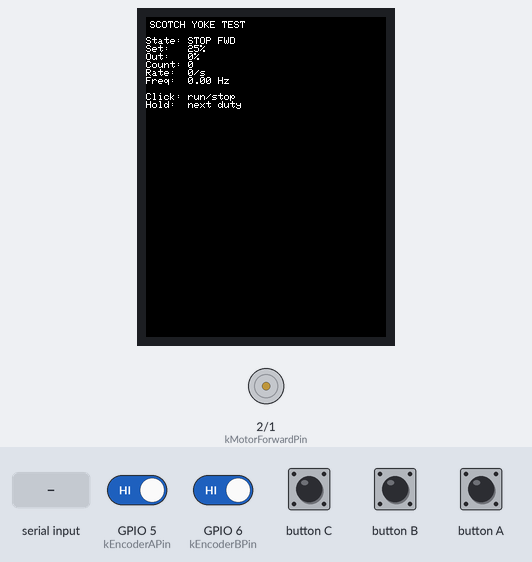
The program below on a simulated ESP32-S3. On the bench: 240×320 colour display, motor-driver pin pairs drawn as motors (green arrow = first pin HIGH = forward, orange = second pin HIGH = backward, longer = more drive). The test bench sets the inputs (shaded band); at power-on: GPIO 5 (kEncoderAPin) HIGH, GPIO 6 (kEncoderBPin) HIGH. What the program prints to the serial monitor is not drawn.

Above: at 1.6 s.
1.7 s: button A pressed for 0.15 s
2.4 s: "r90\n" received over Serial
At 2.79 s:
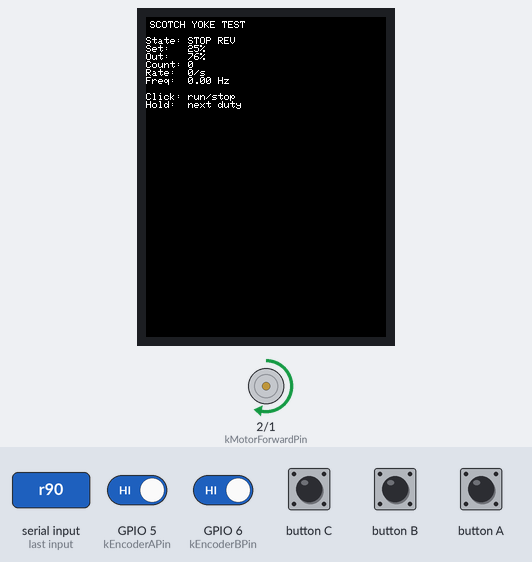
5.2 s: "g90\n" received over Serial
At 5.7 s:
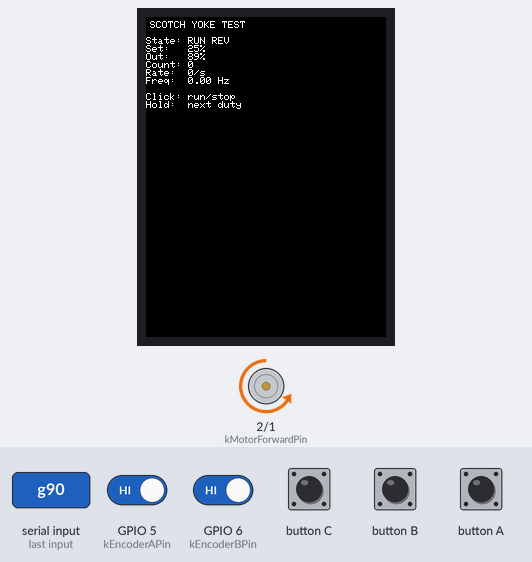
7.9 s: "g,45\n" received over Serial
At 8.81 s:
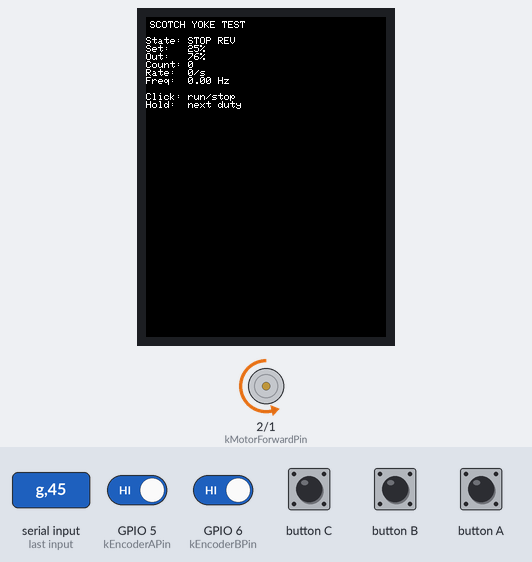
10.9 s: GPIO 5 (kEncoderAPin) driven LOW
At 12.4 s:
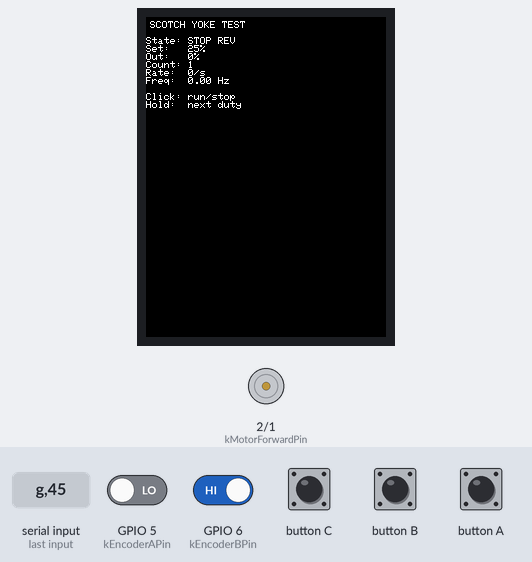
13.9 s: GPIO 6 (kEncoderBPin) driven LOW
Timing chart, 0 to 16.9 s (numbered marks = the images above; inputs shaded):
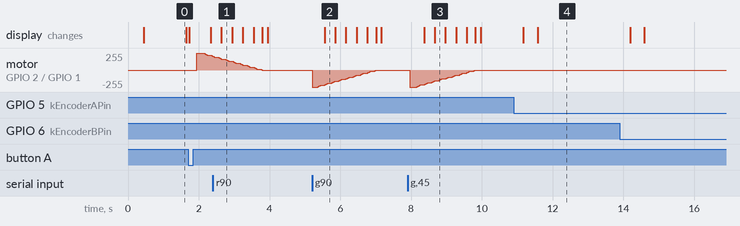

The program:

main.cpp
```cpp
#include <Arduino.h>
#include <M5Unified.h>

// Scotch yoke bench test: AtomS3 + akita11 HbridgeS_UNIT + N20 motor with encoder.
//   Button click : run / stop
//   Button hold  : next duty preset
//   Serial       : "g" run, "s" stop, "f" forward, "r" reverse, "0".."255" duty
//                  "p HI LO" duty HI for the first half turn and LO for the second, "p" off
//                  "c" record a timestamp at every encoder edge, "d" dump the record as CSV
//                  "b 1" brake during PWM off-time, "b 0" coast (default)

namespace {
constexpr uint8_t kMotorForwardPin = 2;  // Grove yellow: MF
constexpr uint8_t kMotorReversePin = 1;  // Grove white: MR
constexpr uint8_t kEncoderAPin = 5;
constexpr uint8_t kEncoderBPin = 6;

// AtomS3 uses LEDC channel 7 for the display backlight.
constexpr uint8_t kMotorForwardPwmChannel = 0;
constexpr uint8_t kMotorReversePwmChannel = 1;
constexpr uint8_t kPwmResolutionBits = 8;
constexpr uint32_t kPwmFrequencyHz = 20000;
constexpr uint32_t kDirectionDeadTimeUs = 100;

// Ramp the duty instead of stepping it, so the yoke is not jerked at start/stop.
constexpr uint8_t kRampStep = 3;
constexpr uint32_t kRampIntervalMs = 10;  // 0 -> 255 in about 0.9 s

// The loaded yoke does not start below ~70% duty, but keeps turning at lower duty
// once moving. Kick at full duty for a moment, then ramp down to the set duty.
constexpr uint8_t kKickDuty = 255;
constexpr uint32_t kKickMs = 150;

// Stop when the encoder does not move for this many rate windows while driven.
constexpr uint8_t kStallWindows = 2;

constexpr uint8_t kDutyPresets[] = {64, 96, 128, 192, 255};
constexpr uint32_t kHoldMs = 800;

// Counts per output-shaft revolution (x4 quadrature). 0 = unknown, show counts/s only.
// Measured 2026-10-15: 10 crank turns by hand = 2713 counts.
constexpr int32_t kEncoderCountsPerRev = 271;
// Second run gave 2710; the profile uses the mean so the half-turn boundary drifts less.
constexpr float kEncoderCountsPerRevExact = 271.15F;

// One entry per encoder edge. 12000 edges = about 2.2 s at full speed, 8 s at 5 Hz.
constexpr size_t kCaptureCapacity = 12000;
constexpr size_t kDutyEventCapacity = 2000;

constexpr uint32_t kRateIntervalMs = 500;
constexpr uint32_t kDisplayIntervalMs = 200;

enum class Direction : uint8_t {
  Forward,
  Reverse,
};

portMUX_TYPE g_encoderMux = portMUX_INITIALIZER_UNLOCKED;
volatile int32_t g_encoderCount = 0;
volatile uint8_t g_previousEncoderState = 0;

bool g_running = false;
Direction g_direction = Direction::Forward;
Direction g_requestedDirection = Direction::Forward;
uint8_t g_presetIndex = 0;
uint8_t g_setDuty = kDutyPresets[0];
uint8_t g_appliedDuty = 0;

int32_t g_countsPerSecond = 0;
int32_t g_previousRateCount = 0;
uint32_t g_lastRateAtMs = 0;
uint32_t g_lastRampAtMs = 0;
uint32_t g_kickUntilMs = 0;
uint8_t g_stallWindows = 0;
uint32_t g_lastDisplayAtMs = 0;

// Coast PWM (off-time = both LOW) never applies braking torque, so a low-duty half turn
// barely slows the crank. Brake PWM (off-time = both HIGH) shorts the motor instead.
bool g_brakePwm = false;

bool g_profileEnabled = false;
uint8_t g_profileHighDuty = 0;
uint8_t g_profileLowDuty = 0;

struct EdgeSample {
  uint32_t tUs;
  int32_t count;
};
struct DutyEvent {
  uint32_t tUs;
  uint8_t duty;
};
EdgeSample g_edges[kCaptureCapacity];
DutyEvent g_dutyEvents[kDutyEventCapacity];
volatile bool g_capturing = false;
volatile size_t g_edgeCount = 0;
size_t g_dutyEventCount = 0;
uint32_t g_captureStartUs = 0;

const char* directionName(Direction direction) {
  return direction == Direction::Forward ? "FWD" : "REV";
}

void recordDuty(uint8_t duty) {
  if (g_capturing && g_dutyEventCount < kDutyEventCapacity) {
    g_dutyEvents[g_dutyEventCount++] = {micros(), duty};
  }
}

void releaseMotor() {
  recordDuty(0);
  ledcWrite(kMotorForwardPwmChannel, 0);
  ledcWrite(kMotorReversePwmChannel, 0);
}

void writeMotor(uint8_t duty) {
  recordDuty(duty);
  if (g_brakePwm) {
    // Hold the driving input HIGH and PWM the other one inverted: LOW drives, HIGH brakes.
    // ledcWrite(255) is full on with 8-bit resolution, so the held input never drops.
    const uint8_t brakeDuty = static_cast<uint8_t>(255U - duty);
    if (g_direction == Direction::Forward) {
      ledcWrite(kMotorForwardPwmChannel, 255);
      ledcWrite(kMotorReversePwmChannel, brakeDuty);
    } else {
      ledcWrite(kMotorReversePwmChannel, 255);
      ledcWrite(kMotorForwardPwmChannel, brakeDuty);
    }
    return;
  }
  if (g_direction == Direction::Forward) {
    ledcWrite(kMotorReversePwmChannel, 0);
    ledcWrite(kMotorForwardPwmChannel, duty);
  } else {
    ledcWrite(kMotorForwardPwmChannel, 0);
    ledcWrite(kMotorReversePwmChannel, duty);
  }
}

// Move the applied duty toward the target. A direction change ramps down to 0 first.
void updateRamp(uint32_t nowMs) {
  if (nowMs - g_lastRampAtMs < kRampIntervalMs) {
    return;
  }
  g_lastRampAtMs = nowMs;

  const bool reversing = g_requestedDirection != g_direction;
  const uint8_t target = (g_running && !reversing) ? g_setDuty : 0;

  if (g_appliedDuty == 0 && reversing) {
    // Release both bridge inputs before enabling the opposite direction.
    releaseMotor();
    delayMicroseconds(kDirectionDeadTimeUs);
    g_direction = g_requestedDirection;
    Serial.printf("[MOTOR] direction=%s\n", directionName(g_direction));
    return;
  }

  if (static_cast<int32_t>(nowMs - g_kickUntilMs) < 0) {
    return;  // Hold the kick duty.
  }

  if (g_running && g_profileEnabled && !reversing && g_appliedDuty > 0) {
    return;  // updateProfile() owns the duty; ramping would smear the switching.
  }

  if (g_appliedDuty == 0 && target > 0) {
    g_appliedDuty = kKickDuty;
    g_kickUntilMs = nowMs + kKickMs;
    g_stallWindows = 0;
    writeMotor(g_appliedDuty);
    return;
  }

  if (g_appliedDuty == target) {
    return;
  }
  if (g_appliedDuty < target) {
    g_appliedDuty = static_cast<uint8_t>(min<int>(g_appliedDuty + kRampStep, target));
  } else {
    g_appliedDuty = static_cast<uint8_t>(max<int>(g_appliedDuty - kRampStep, target));
  }

  if (g_appliedDuty == 0) {
    releaseMotor();
  } else {
    writeMotor(g_appliedDuty);
  }
}

int32_t encoderCountSnapshot();

// Switch the duty by crank angle. Angle 0 is where the count was last reset (boot or "z").
void updateProfile(uint32_t nowMs) {
  if (!g_running || !g_profileEnabled || g_requestedDirection != g_direction ||
      g_appliedDuty == 0 || static_cast<int32_t>(nowMs - g_kickUntilMs) < 0) {
    return;
  }

  float turns = static_cast<float>(encoderCountSnapshot()) / kEncoderCountsPerRevExact;
  turns -= floorf(turns);
  const uint8_t duty = turns < 0.5F ? g_profileHighDuty : g_profileLowDuty;
  if (duty != g_appliedDuty) {
    g_appliedDuty = duty;
    writeMotor(duty);
  }
}

void setRunning(bool running) {
  g_running = running;
  Serial.printf("[MOTOR] %s duty=%u/255 dir=%s\n", running ? "RUN" : "STOP", g_setDuty,
                directionName(g_requestedDirection));
}

void setDuty(uint8_t duty) {
  g_setDuty = duty;
  Serial.printf("[MOTOR] duty=%u/255 (%u%%)\n", duty, (duty * 100U) / 255U);
}

int32_t encoderCountSnapshot() {
  portENTER_CRITICAL(&g_encoderMux);
  const int32_t count = g_encoderCount;
  portEXIT_CRITICAL(&g_encoderMux);
  return count;
}

void IRAM_ATTR updateEncoder() {
  static constexpr int8_t kQuadratureTransitions[16] = {
      0, -1, 1, 0,
      1, 0, 0, -1,
      -1, 0, 0, 1,
      0, 1, -1, 0,
  };

  const uint8_t currentState =
      (static_cast<uint8_t>(digitalRead(kEncoderAPin)) << 1U) |
      static_cast<uint8_t>(digitalRead(kEncoderBPin));
  const uint8_t transition =
      static_cast<uint8_t>((g_previousEncoderState << 2U) | currentState);

  const int8_t step = kQuadratureTransitions[transition];

  portENTER_CRITICAL_ISR(&g_encoderMux);
  g_encoderCount += step;
  g_previousEncoderState = currentState;
  if (step != 0 && g_capturing) {
    if (g_edgeCount < kCaptureCapacity) {
      g_edges[g_edgeCount++] = {micros(), g_encoderCount};
    } else {
      g_capturing = false;
    }
  }
  portEXIT_CRITICAL_ISR(&g_encoderMux);
}

void startCapture() {
  portENTER_CRITICAL(&g_encoderMux);
  g_edgeCount = 0;
  g_dutyEventCount = 0;
  g_captureStartUs = micros();
  g_capturing = true;
  portEXIT_CRITICAL(&g_encoderMux);
  recordDuty(g_appliedDuty);
  Serial.println("[CAPTURE] start");
}

void dumpCapture() {
  portENTER_CRITICAL(&g_encoderMux);
  g_capturing = false;
  const size_t edgeCount = g_edgeCount;
  portEXIT_CRITICAL(&g_encoderMux);

  Serial.printf("[DUMP] edges=%u duty_events=%u counts_per_rev=%.2f\n",
                static_cast<unsigned>(edgeCount), static_cast<unsigned>(g_dutyEventCount),
                kEncoderCountsPerRevExact);
  Serial.println("kind,t_us,value");
  for (size_t i = 0; i < g_dutyEventCount; ++i) {
    Serial.printf("duty,%lu,%u\n",
                  static_cast<unsigned long>(g_dutyEvents[i].tUs - g_captureStartUs),
                  g_dutyEvents[i].duty);
  }
  for (size_t i = 0; i < edgeCount; ++i) {
    Serial.printf("edge,%lu,%ld\n", static_cast<unsigned long>(g_edges[i].tUs - g_captureStartUs),
                  static_cast<long>(g_edges[i].count));
  }
  Serial.println("[DUMP END]");
}

void updateEncoderRate(uint32_t nowMs) {
  const uint32_t elapsedMs = nowMs - g_lastRateAtMs;
  if (elapsedMs < kRateIntervalMs) {
    return;
  }

  const int32_t count = encoderCountSnapshot();
  const int32_t delta = count - g_previousRateCount;
  g_countsPerSecond =
      static_cast<int32_t>((static_cast<int64_t>(delta) * 1000) / elapsedMs);
  g_previousRateCount = count;
  g_lastRateAtMs = nowMs;

  // A stalled DC motor draws its locked-rotor current, so cut the drive.
  if (g_running && g_appliedDuty > 0 && delta == 0) {
    if (++g_stallWindows >= kStallWindows) {
      g_running = false;
      Serial.println("[STALL] encoder did not move, motor stopped");
    }
  } else {
    g_stallWindows = 0;
  }

  // CSV-like line so the log can be pasted into a spreadsheet later.
  Serial.printf("[LOG] t_ms=%lu duty=%u count=%ld rate=%ld", static_cast<unsigned long>(nowMs),
                g_appliedDuty, static_cast<long>(count), static_cast<long>(g_countsPerSecond));
  if (kEncoderCountsPerRev > 0) {
    Serial.printf(" freq_hz=%.2f", static_cast<float>(g_countsPerSecond) / static_cast<float>(kEncoderCountsPerRev));
  }
  Serial.println();
}

void handleSerial() {
  if (!Serial.available()) {
    return;
  }
  String line = Serial.readStringUntil('\n');
  line.trim();
  if (line.isEmpty()) {
    return;
  }

  const char command = line.charAt(0);
  if (command == 'g') {
    setRunning(true);
  } else if (command == 's') {
    setRunning(false);
  } else if (command == 'f') {
    g_requestedDirection = Direction::Forward;
  } else if (command == 'r') {
    g_requestedDirection = Direction::Reverse;
  } else if (command == 'z') {
    portENTER_CRITICAL(&g_encoderMux);
    g_encoderCount = 0;
    portEXIT_CRITICAL(&g_encoderMux);
    g_previousRateCount = 0;
    Serial.println("[ENCODER] count reset");
  } else if (command == 'p') {
    int high = 0;
    int low = 0;
    if (sscanf(line.c_str(), "p %d %d", &high, &low) == 2) {
      g_profileHighDuty = static_cast<uint8_t>(constrain(high, 0, 255));
      g_profileLowDuty = static_cast<uint8_t>(constrain(low, 0, 255));
      g_profileEnabled = true;
      Serial.printf("[PROFILE] on high=%u low=%u\n", g_profileHighDuty, g_profileLowDuty);
    } else {
      g_profileEnabled = false;
      Serial.println("[PROFILE] off");
    }
  } else if (command == 'b') {
    g_brakePwm = line.endsWith("1");
    if (g_appliedDuty > 0) {
      writeMotor(g_appliedDuty);
    }
    Serial.printf("[PWM] %s\n", g_brakePwm ? "brake" : "coast");
  } else if (command == 'c') {
    startCapture();
  } else if (command == 'd') {
    dumpCapture();
  } else if (isDigit(command)) {
    setDuty(static_cast<uint8_t>(constrain(line.toInt(), 0, 255)));
  } else {
    Serial.println("[HELP] g=run s=stop f/r=direction z=reset count 0..255=duty "
                   "p HI LO=half-turn profile b 0/1=coast/brake PWM c=capture d=dump");
  }
}

void drawStatus() {
  const int32_t count = encoderCountSnapshot();

  M5.Display.startWrite();
  M5.Display.fillScreen(BLACK);
  M5.Display.setCursor(4, 4);
  M5.Display.setTextColor(WHITE, BLACK);
  M5.Display.setTextSize(1);
  M5.Display.println("SCOTCH YOKE TEST");
  M5.Display.println();
  M5.Display.printf("State: %s %s\n", g_running ? "RUN" : "STOP",
                    directionName(g_requestedDirection));
  M5.Display.printf("Set:   %u%%\n", (g_setDuty * 100U) / 255U);
  M5.Display.printf("Out:   %u%%\n", (g_appliedDuty * 100U) / 255U);
  M5.Display.printf("Count: %ld\n", static_cast<long>(count));
  M5.Display.printf("Rate:  %ld/s\n", static_cast<long>(g_countsPerSecond));
  if (kEncoderCountsPerRev > 0) {
    M5.Display.printf("Freq:  %.2f Hz\n",
                      static_cast<float>(g_countsPerSecond) / static_cast<float>(kEncoderCountsPerRev));
  }
  M5.Display.println();
  M5.Display.println("Click: run/stop");
  M5.Display.println("Hold:  next duty");
  M5.Display.endWrite();
}
}  // namespace

void setup() {
  // Put the bridge in its safe, open state before initializing peripherals.
  pinMode(kMotorForwardPin, OUTPUT);
  pinMode(kMotorReversePin, OUTPUT);
  digitalWrite(kMotorForwardPin, LOW);
  digitalWrite(kMotorReversePin, LOW);

  auto config = M5.config();
  M5.begin(config);
  M5.BtnA.setHoldThresh(kHoldMs);

  Serial.begin(115200);
  Serial.setTimeout(20);
  delay(200);

  ledcSetup(kMotorForwardPwmChannel, kPwmFrequencyHz, kPwmResolutionBits);
  ledcSetup(kMotorReversePwmChannel, kPwmFrequencyHz, kPwmResolutionBits);
  ledcAttachPin(kMotorForwardPin, kMotorForwardPwmChannel);
  ledcAttachPin(kMotorReversePin, kMotorReversePwmChannel);
  releaseMotor();

  pinMode(kEncoderAPin, INPUT_PULLUP);
  pinMode(kEncoderBPin, INPUT_PULLUP);
  g_previousEncoderState =
      (static_cast<uint8_t>(digitalRead(kEncoderAPin)) << 1U) |
      static_cast<uint8_t>(digitalRead(kEncoderBPin));
  attachInterrupt(digitalPinToInterrupt(kEncoderAPin), updateEncoder, CHANGE);
  attachInterrupt(digitalPinToInterrupt(kEncoderBPin), updateEncoder, CHANGE);

  M5.Display.setRotation(0);
  M5.Display.setTextWrap(false);
  drawStatus();

  const uint32_t nowMs = millis();
  g_lastRateAtMs = nowMs;
  g_lastRampAtMs = nowMs;
  g_lastDisplayAtMs = nowMs;

  Serial.println("[READY] Scotch yoke test (AtomS3 + HbridgeS_UNIT)");
  Serial.println("[PINS] MF=G2 MR=G1 EncoderA=G5 EncoderB=G6");
  Serial.println("[HELP] click=run/stop hold=next duty | serial: g s f r z 0..255");
}

void loop() {
  M5.update();

  if (M5.BtnA.wasHold()) {
    g_presetIndex = static_cast<uint8_t>(
        (g_presetIndex + 1U) % (sizeof(kDutyPresets) / sizeof(kDutyPresets[0])));
    setDuty(kDutyPresets[g_presetIndex]);
  } else if (M5.BtnA.wasClicked()) {
    setRunning(!g_running);
  }

  handleSerial();

  const uint32_t nowMs = millis();
  updateRamp(nowMs);
  updateProfile(nowMs);
  updateEncoderRate(nowMs);

  // Redrawing takes milliseconds, which would delay the profile switching.
  if (g_capturing || g_profileEnabled && g_running) {
    return;
  }
  if (nowMs - g_lastDisplayAtMs >= kDisplayIntervalMs) {
    g_lastDisplayAtMs = nowMs;
    drawStatus();
  }

  delay(2);
}
```

Measured:
- after the input at 2.4 s, the display: changes after 0.24 s (image 1)
- after the input at 5.2 s, the display: changes after 0.35 s (image 2)
- after the input at 7.9 s, the display: first changes after 0.47 s (image 3 shows a later state)
- after the input at 10.9 s, the display: first changes after 0.28 s (image 4 shows a later state)
- what the display in image 0 shows lasts 1.1 s, from 0.5 s to 1.6 s
